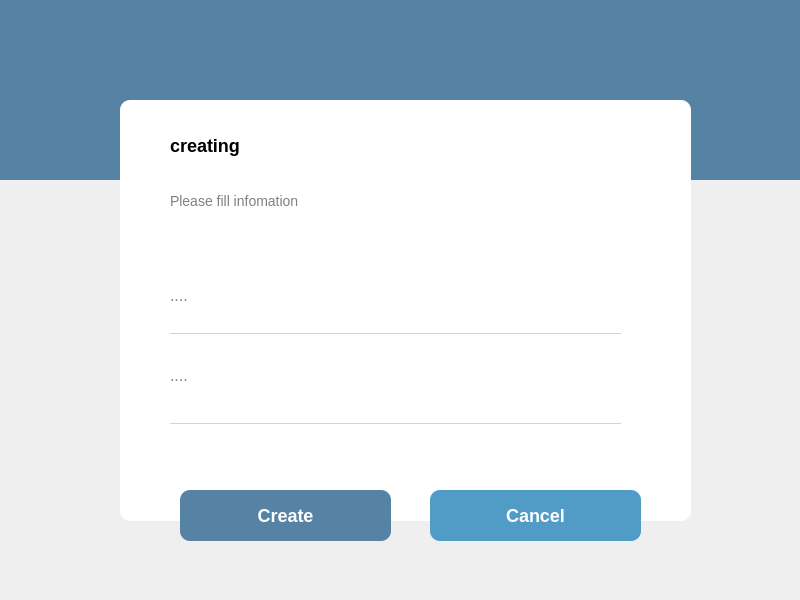
<?xml version="1.0" encoding="UTF-8"?>
<ui version="4.0">
 <class>AddChat</class>
 <widget class="QDialog" name="AddChat">
  <property name="geometry">
   <rect>
    <x>0</x>
    <y>0</y>
    <width>800</width>
    <height>600</height>
   </rect>
  </property>
  <property name="windowTitle">
   <string>Dialog</string>
  </property>
  <widget class="QWidget" name="widget" native="true">
   <property name="geometry">
    <rect>
     <x>0</x>
     <y>0</y>
     <width>800</width>
     <height>180</height>
    </rect>
   </property>
   <property name="styleSheet">
    <string notr="true">background-color: #5683A4;</string>
   </property>
  </widget>
  <widget class="QPushButton" name="btn_cancel">
   <property name="geometry">
    <rect>
     <x>430</x>
     <y>490</y>
     <width>211</width>
     <height>51</height>
    </rect>
   </property>
   <property name="cursor">
    <cursorShape>PointingHandCursor</cursorShape>
   </property>
   <property name="styleSheet">
    <string notr="true">border-radius:10px;
background-color:#519BC7;
color:white;
font-size:18px;
font-weight:bold;
padding : 15px 0;</string>
   </property>
   <property name="text">
    <string>Cancel</string>
   </property>
  </widget>
  <widget class="QPushButton" name="btn_create">
   <property name="geometry">
    <rect>
     <x>180</x>
     <y>490</y>
     <width>211</width>
     <height>51</height>
    </rect>
   </property>
   <property name="cursor">
    <cursorShape>PointingHandCursor</cursorShape>
   </property>
   <property name="styleSheet">
    <string notr="true">border-radius:10px;
background-color:#5683A4;
color:white;
font-size:18px;
font-weight:bold;
padding : 15px 0;</string>
   </property>
   <property name="text">
    <string>Create</string>
   </property>
  </widget>
  <widget class="QWidget" name="loginForm" native="true">
   <property name="geometry">
    <rect>
     <x>120</x>
     <y>100</y>
     <width>571</width>
     <height>421</height>
    </rect>
   </property>
   <property name="styleSheet">
    <string notr="true">#loginForm{background-color:white;
border-radius:10px;
}</string>
   </property>
   <widget class="QLabel" name="dialog_title">
    <property name="geometry">
     <rect>
      <x>50</x>
      <y>30</y>
      <width>161</width>
      <height>31</height>
     </rect>
    </property>
    <property name="styleSheet">
     <string notr="true">color:black;
font-weight:bold;
font-size:18px;
background-color:white;</string>
    </property>
    <property name="text">
     <string>creating</string>
    </property>
   </widget>
   <widget class="QLabel" name="lbl_info">
    <property name="geometry">
     <rect>
      <x>50</x>
      <y>80</y>
      <width>391</width>
      <height>41</height>
     </rect>
    </property>
    <property name="styleSheet">
     <string notr="true">color:gray;
font-weight:400;
font-size:14px;
background-color:white;</string>
    </property>
    <property name="text">
     <string>Please fill infomation</string>
    </property>
   </widget>
   <widget class="QLabel" name="lbl_name">
    <property name="geometry">
     <rect>
      <x>50</x>
      <y>180</y>
      <width>101</width>
      <height>31</height>
     </rect>
    </property>
    <property name="styleSheet">
     <string notr="true">color:gray;
font-weight:400;
font-size:16px;
background-color:white;</string>
    </property>
    <property name="text">
     <string>....</string>
    </property>
   </widget>
   <widget class="QLineEdit" name="input_chat_name">
    <property name="geometry">
     <rect>
      <x>50</x>
      <y>210</y>
      <width>451</width>
      <height>24</height>
     </rect>
    </property>
    <property name="focusPolicy">
     <enum>Qt::ClickFocus</enum>
    </property>
    <property name="styleSheet">
     <string notr="true">#input_chat_name
{
outline:none;
border:none;
border-bottom:1px solid lightgray;
background-color: white;
}
#input_chat_name:focus
{
border-bottom:1px solid #40ABE3;
}</string>
    </property>
   </widget>
   <widget class="QLabel" name="lbl_title">
    <property name="geometry">
     <rect>
      <x>50</x>
      <y>260</y>
      <width>151</width>
      <height>31</height>
     </rect>
    </property>
    <property name="styleSheet">
     <string notr="true">color:gray;
font-weight:400;
font-size:16px;
background-color:white;</string>
    </property>
    <property name="text">
     <string>....</string>
    </property>
   </widget>
   <widget class="QLineEdit" name="input_chat_title">
    <property name="geometry">
     <rect>
      <x>50</x>
      <y>300</y>
      <width>451</width>
      <height>24</height>
     </rect>
    </property>
    <property name="focusPolicy">
     <enum>Qt::ClickFocus</enum>
    </property>
    <property name="styleSheet">
     <string notr="true">#input_chat_title
{
outline:none;
border:none;
border-bottom:1px solid lightgray;
background-color: white;
}
#input_chat_name_2:focus
{
border-bottom:1px solid #40ABE3;
}</string>
    </property>
   </widget>
   <widget class="QLabel" name="lbl_dst">
    <property name="geometry">
     <rect>
      <x>210</x>
      <y>260</y>
      <width>291</width>
      <height>31</height>
     </rect>
    </property>
    <property name="styleSheet">
     <string notr="true">color:gray;
font-weight:400;
font-size:16px;
background-color:white;</string>
    </property>
    <property name="text">
     <string/>
    </property>
   </widget>
  </widget>
  <zorder>widget</zorder>
  <zorder>loginForm</zorder>
  <zorder>btn_create</zorder>
  <zorder>btn_cancel</zorder>
 </widget>
 <resources/>
 <connections/>
</ui>
